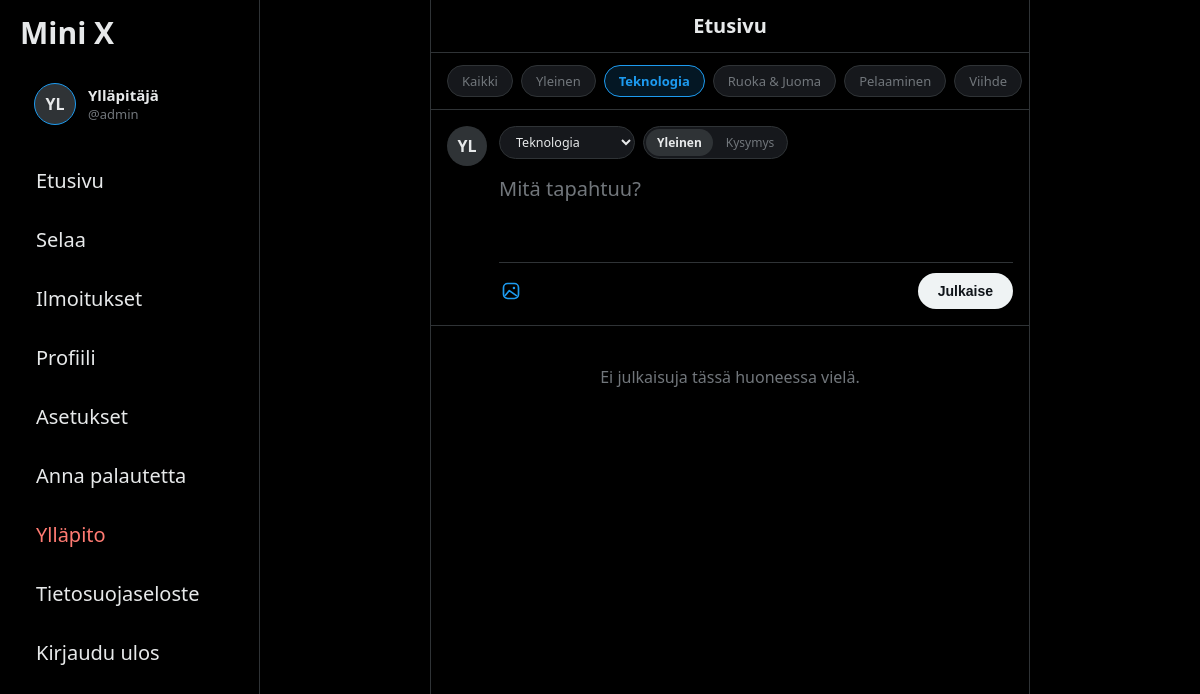
The app's page /index.php?page=home&room=tech (signed in) with its own data.
### tables this page shows
CREATE TABLE `rooms` (
  `id` int(11) NOT NULL,
  `slug` varchar(30) NOT NULL,
  `name` varchar(50) NOT NULL,
  `icon` varchar(50) DEFAULT '',
  `description` varchar(255) DEFAULT '',
  `is_active` tinyint(1) NOT NULL DEFAULT 1,
  `created_at` timestamp NULL DEFAULT current_timestamp()
);

### functions/posts.php (called while the page is built, shortened)
<?php
function ensurePantipSchema($conn)
{
    $checked = true;
    return true;
}
function getAvailableRooms($conn = null)
{
    $defaultRooms = [
        'general'       => ['name' => 'Yleinen',        'icon' => '💬', 'desc' => 'Vapaa keskustelu ja sekalaiset aiheet'],
        'tech'          => ['name' => 'Teknologia',     'icon' => '💻', 'desc' => 'IT, ohjelmointi, laitteet ja teknologia'],
        'food'          => ['name' => 'Ruoka & Juoma',  'icon' => '🍔', 'desc' => 'Ruoanlaitto, reseptit ja ravintolat'],
        'gaming'        => ['name' => 'Pelaaminen',     'icon' => '🎮', 'desc' => 'Videopelit, konsolit ja e-urheilu'],
        'entertainment' => ['name' => 'Viihde',         'icon' => '🎬', 'desc' => 'Elokuvat, sarjat, musiikki ja popkulttuuri'],
        'lifestyle'     => ['name' => 'Elämäntapa',     'icon' => '🌿', 'desc' => 'Hyvinvointi, arki ja matkailu'],
    ];
    if (!$conn) {
        global $conn;
    }
    if ($conn) {
        $res = $conn->query("SELECT slug, name, icon, description FROM rooms WHERE is_active = 1 ORDER BY id ASC");
        if ($res && $res->num_rows > 0) {
            $dbRooms = [];
            while ($row = $res->fetch_assoc()) {
                $dbRooms[$row['slug']] = [
                    'name' => $row['name'],
                    'icon' => $row['icon'],
                    'desc' => $row['description']
                ];
            }
            return $dbRooms;
        }
    }
    return $defaultRooms;
}
function getShowContents($conn, $room = 'all')
{
    $availableRooms = getAvailableRooms($conn);
    $filterRoom = (is_string($room) && $room !== 'all' && isset($availableRooms[$room])) ? $room : null;
    if ($filterRoom) {
        $sql = "SELECT posts.*,
                       users.username AS author,
                       COALESCE(NULLIF(users.display_name, ''), users.username) AS author_display_name,
                       users.avatar AS author_avatar
                FROM posts
                JOIN users ON posts.user_id = users.id
                WHERE users.deleted_at IS NULL AND users.suspended_at IS NULL AND posts.room = ?
                ORDER BY posts.is_pinned DESC, posts.id DESC";
        $stmt = $conn->prepare($sql);
        if ($stmt) {
            $contents = [];
            return $contents;
        }
    }
    $contents = [];
    return $contents;
}

### functions/admin.php (called while the page is built, shortened)
<?php
function ensureAdminSchema($conn)
{
    static $checked = false;
    if ($checked || !$conn) {
        return true;
    }
    return true;
}

### pages/home.php (the view, shortened to what this page needs)
<?php
require_once __DIR__ . "/../functions/init.php";
$availableRooms = function_exists('getAvailableRooms') ? getAvailableRooms() : [];
$activeRoom = trim($_GET['room'] ?? 'all');
$contents = (isset($conn) && $conn) ? getShowContents($conn, $activeRoom) : [];
?>
<!DOCTYPE html>
<html lang="fi">
<head>
    <link rel="stylesheet" href="./css/main.css?v=<?= filemtime(__DIR__ . '/../css/main.css') ?>">
    <link rel="stylesheet" href="./css/kortit.css?v=<?= filemtime(__DIR__ . '/../css/kortit.css') ?>">
    <link rel="stylesheet" href="./css/sidebar.css?v=<?= filemtime(__DIR__ . '/../css/sidebar.css') ?>">
    <link rel="stylesheet" href="./css/post.css?v=<?= filemtime(__DIR__ . '/../css/post.css') ?>">
    <link rel="stylesheet" href="./css/header.css?v=<?= filemtime(__DIR__ . '/../css/header.css') ?>">
    <link rel="stylesheet" href="./css/toast.css?v=<?= filemtime(__DIR__ . '/../css/toast.css') ?>">
</head>
<body>
    <div class="layout">
        <?php include __DIR__ . '/../components/sidebar.php'; ?>
        <main class="feed">
            <?php
            include __DIR__ . '/../components/header.php';
            ?>
            <div class="rooms-bar">
                <a href="index.php?page=home" class="room-chip <?= $activeRoom === 'all' ? 'active' : '' ?>">
                    <span class="room-chip-text">Kaikki</span>
                </a>
                <?php foreach ($availableRooms as $rKey => $rData): ?>
                    <a href="index.php?page=home&room=<?= urlencode($rKey) ?>" class="room-chip <?= $activeRoom === $rKey ? 'active' : '' ?>" title="<?= htmlspecialchars($rData['desc'], ENT_QUOTES, 'UTF-8') ?>">
                        <span class="room-chip-text"><?= htmlspecialchars($rData['name'], ENT_QUOTES, 'UTF-8') ?></span>
                    </a>
                <?php endforeach; ?>
            </div>
            <?php include __DIR__ . '/../components/create-post.php'; ?>
            <section class="posts">
                <?php if (!empty($contents)): ?>
                    <?php foreach ($contents as $content): ?>
                        <?php include __DIR__ . '/../components/kortit.php'; ?>
                    <?php endforeach; ?>
                <?php else: ?>
                    <p class="empty-feed"><?= $activeRoom !== 'all' ? 'Ei julkaisuja tässä huoneessa vielä.' : 'Ei julkaisuja vielä.' ?></p>
                <?php endif; ?>
            </section>
        </main>
    </div>
</body>
</html>

### css/main.css (style rules this page uses)
* { box-sizing: border-box; }
html { background-color: #000; }
body { margin: 0; background-color: #000; color: #e7e9ea; overflow-x: hidden; font-family: "Segoe UI", sans-serif; }
.layout { display: flex; justify-content: center; width: 100%; min-height: 100vh; padding-left: 260px; }
.feed { width: 100%; max-width: 600px; min-height: 100vh; border-left: 1px solid #2f3336; border-right: 1px solid #2f3336; }
.empty-feed { padding: 24px; text-align: center; color: #71767b; }

### css/kortit.css (style rules this page uses)
.posts { width: 100%; }

### css/post.css (style rules this page uses)
.rooms-bar { display: flex; align-items: center; gap: 8px; padding: 12px 16px; border-bottom: 1px solid #2f3336; overflow-x: auto; white-space: nowrap; -webkit-overflow-scrolling: touch; scrollbar-width: none; }
.room-chip { display: inline-flex; align-items: center; gap: 6px; padding: 6px 14px; border-radius: 9999px; background-color: #16181c; color: #71767b; text-decoration: none; font-size: 13px; font-weight: 500; border: 1px solid #2f3336; flex-shrink: 0; transition: all 0.2s ease; user-select: none; }
.room-chip.active { background-color: rgba(29, 155, 240, 0.15); color: #1d9bf0; border-color: #1d9bf0; font-weight: 600; }

### records on screen
rooms: name "Yleinen"
rooms: name "Teknologia"
rooms: name "Ruoka & Juoma"
rooms: name "Pelaaminen"
rooms: name "Viihde"

### other values on screen
getUserInitials($sidebarDisplayName) "YL"
$sidebarDisplayName "Ylläpitäjä"
$sidebarUsername "admin"
$title "Etusivu"
getUserInitials($createPostDisplayName) "YL"
form field room "Teknologia"
